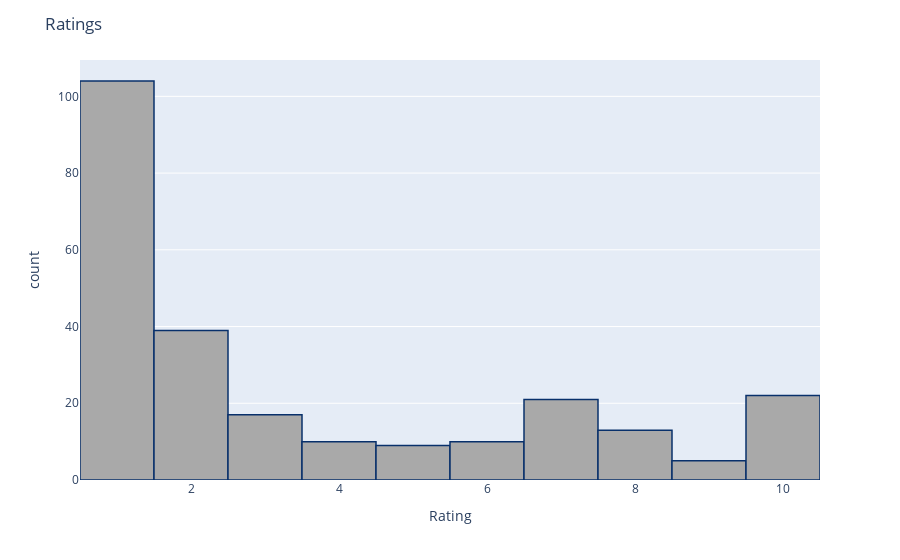
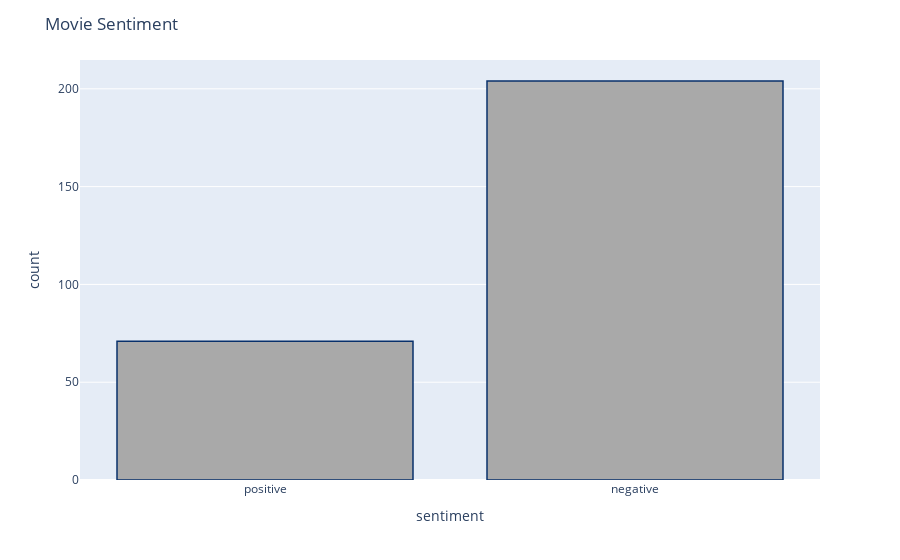

The code cell stored with these charts, in order, in its notebook:
### Code cell
# Importing required libraries
import matplotlib.pyplot as plot
import seaborn as sbr
color = sbr.color_palette()
%matplotlib inline
import plotly.offline as plty
plty.init_notebook_mode(connected=True)
import plotly.graph_objs as go
import plotly.tools as tls
import plotly.express as xp
import pandas as pd
import nltk
from nltk.corpus import stopwords
nltk.download('stopwords')
from wordcloud import WordCloud

# Creating a dataframe for the ratings scraped from the imdb website 
df = pd.read_csv('/Users/pr472/Desktop/Harry_Potter_Movies/Dialogue.csv')
df.head()

# Histogram representing ratings given by audiance from 0 to 10
fig = xp.histogram(df, x="Rating")
fig.update_traces(marker_color="darkgray",marker_line_color='rgb(8,48,107)',
                  marker_line_width=1.5)
fig.update_layout(title_text='Ratings')
fig.show()


# Creating wordcloud for the reviews using stopwords
stopwords = stopwords.words('english')
text = " ".join(review for review in df.Review)
wordcloud = WordCloud(stopwords=stopwords).generate(text)
plot.imshow(wordcloud, interpolation='bilinear')
plot.axis("off")
plot.savefig('/Users/pr472/Desktop/Masters/Fall-22/Data Acquisition and Pre-Processing/Final_Project/wordcloud11.png')
plot.show()

# Considering reviews with rating less than 5 as negative review and above 5 as positive review
df['sentiment'] = df['Rating'].apply(lambda rating : +1 if rating > 5 else -1)

# spliting dataframe into positive and negative sentiment:
positive = df[df['sentiment'] == 1]
negative = df[df['sentiment'] == -1]


# Creating wordcloud for negative reviews and positive reviews
pos = " ".join(review for review in positive.Review_Title)
wordcloud2 = WordCloud(stopwords=stopwords).generate(pos)
plot.imshow(wordcloud2, interpolation='bilinear')
plot.axis("off")
plot.savefig('/Users/pr472/Desktop/Masters/Fall-22/Data Acquisition and Pre-Processing/Final_Project/wordcloud_pos.png')

plot.show()

neg = " ".join(review for review in negative.Review_Title)
wordcloud3 = WordCloud(stopwords=stopwords).generate(neg)
plot.imshow(wordcloud3, interpolation='bilinear')
plot.axis("off")
plot.savefig('/Users/pr472/Desktop/Masters/Fall-22/Data Acquisition and Pre-Processing/Final_Project/wordcloud_neg.png')

plot.show()

# Histogram representing negative and positive reviews

df['sentiment'] = df['sentiment'].replace({-1 : 'negative'})
df['sentiment'] = df['sentiment'].replace({1 : 'positive'})
fig = xp.histogram(df, x="sentiment")
fig.update_traces(marker_color="darkgray",marker_line_color='rgb(8,48,107)',
                  marker_line_width=1.5)
fig.update_layout(title_text='Movie Sentiment')
fig.show()

# Bargraph representing ratings for main characters in the movie. 

char = ['Bella','Edward','Jacob']
char_rate = []
for i in range(len(char)):
    for j in range(len(df)):
        if char[i] in df.Review[j]:
            x = char[i], df.Rating[j]
            char_rate.append(x)
char_rating = pd.DataFrame (char_rate, columns = ['char', 'rating'])
char_rating_groups_1 = char_rating.groupby(['char'])['rating'].mean()
char_rating_groups_1.plot(kind='bar', title='Total Rating per character',
               ylabel='rating', xlabel='main_character', figsize=(10, 6))

plt.xticks(rotation=0)

### Figure 1 — Plotly figure (JSON) as saved in the notebook; plotly's stock layout.template omitted (floating-point values rounded to 4 significant figures; data arrays with more than 128 entries replaced by an {"elided": "..."} marker saying what was removed)
{"data": [{"alignmentgroup": "True", "bingroup": "x", "hovertemplate": "Rating=%{x}<br>count=%{y}<extra></extra>", "legendgroup": "", "marker": {"color": "darkgray", "line": {"color": "rgb(8,48,107)", "width": 1.5}, "pattern": {"shape": ""}}, "name": "", "offsetgroup": "", "orientation": "v", "showlegend": false, "type": "histogram", "x": {"elided": "275 int values"}, "xaxis": "x", "yaxis": "y"}], "layout": {"barmode": "relative", "legend": {"tracegroupgap": 0}, "margin": {"t": 60}, "title": {"text": "Ratings"}, "xaxis": {"anchor": "y", "domain": [0, 1], "title": {"text": "Rating"}}, "yaxis": {"anchor": "x", "domain": [0, 1], "title": {"text": "count"}}}}

### Figure 2 — Plotly figure (JSON) as saved in the notebook; plotly's stock layout.template omitted (floating-point values rounded to 4 significant figures; data arrays with more than 128 entries replaced by an {"elided": "..."} marker saying what was removed)
{"data": [{"alignmentgroup": "True", "bingroup": "x", "hovertemplate": "sentiment=%{x}<br>count=%{y}<extra></extra>", "legendgroup": "", "marker": {"color": "darkgray", "line": {"color": "rgb(8,48,107)", "width": 1.5}, "pattern": {"shape": ""}}, "name": "", "offsetgroup": "", "orientation": "v", "showlegend": false, "type": "histogram", "x": {"elided": "275 str values"}, "xaxis": "x", "yaxis": "y"}], "layout": {"barmode": "relative", "legend": {"tracegroupgap": 0}, "margin": {"t": 60}, "title": {"text": "Movie Sentiment"}, "xaxis": {"anchor": "y", "domain": [0, 1], "title": {"text": "sentiment"}}, "yaxis": {"anchor": "x", "domain": [0, 1], "title": {"text": "count"}}}}
